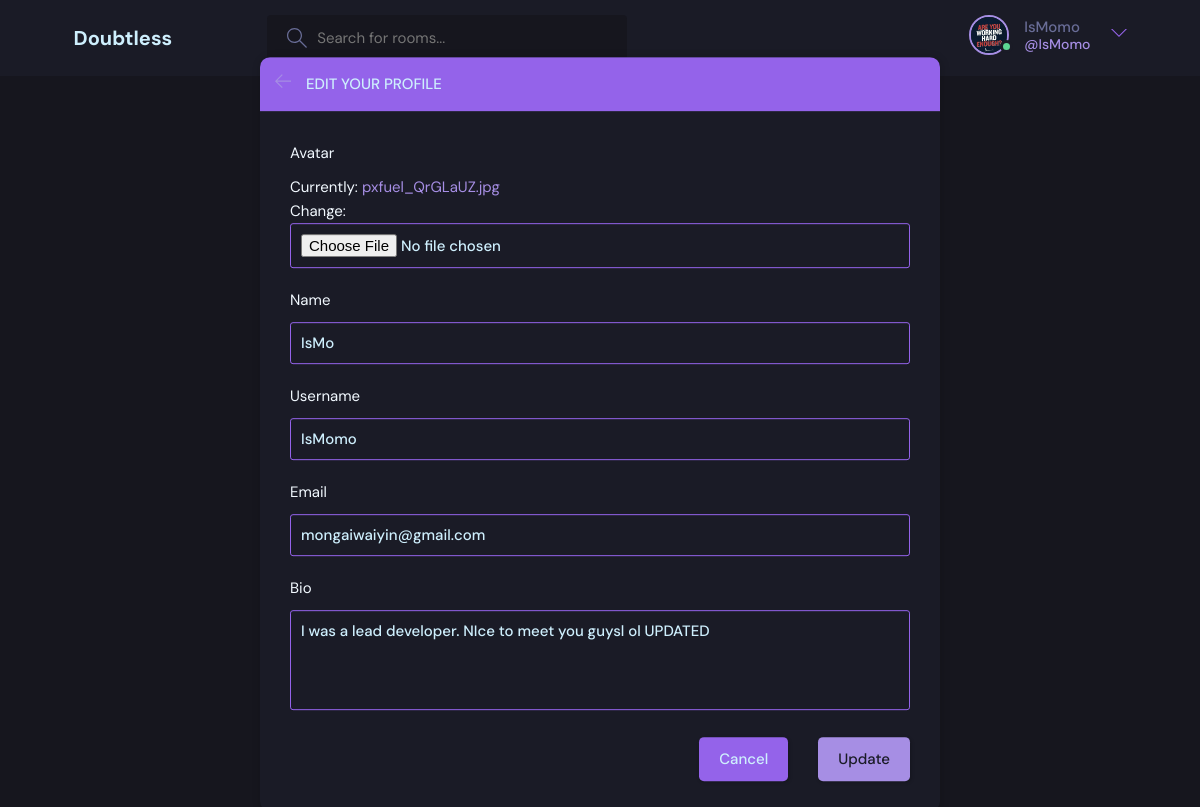
The page /update-user/ (signed in) on the database its author committed.
### base/models.py (models this page shows)
class User(AbstractUser):
    name = models.CharField(max_length=20, null=True)
    email = models.EmailField(unique=True, null=True)
    bio = models.TextField(null=True)
    avatar = models.ImageField(null=True, default="avatar.svg")
    USERNAME_FIELD = 'email'
    REQUIRED_FIELDS = []

### base/views.py (the view)
# urls.py: path('update-user/', views.UpdateUser, name="update-user"),
@login_required(login_url="login")
def UpdateUser(request):
    user = request.user
    form = UserForm(instance=user)
    if request.method == "POST":
        form = UserForm(request.POST, request.FILES, instance=user)
        if form.is_valid():
            form.save()
            return redirect('user-profile', pk=user.id)
    context = {'form':form}
    return render(request, 'update-user.html', context)

### base/forms.py
class UserForm(ModelForm):
    class Meta:
        model = User
        fields = ['avatar', 'name', 'username', 'email', 'bio']

### templates/update-user.html (shortened to what this page needs)
{% extends 'MainTemplate.html' %}
{% block content %}
<main class="update-account layout">
    <div class="container">
        <div class="layout__box">
            <div class="layout__boxHeader">
                <div class="layout__boxTitle">
                    <a href="{{request.META.HTTP_REFERER}}">
                        <svg version="1.1" xmlns="http://www.w3.org/2000/svg" width="32" height="32"
                            viewBox="0 0 32 32">
                            <title>arrow-left</title>
                            <path
                                d="M13.723 2.286l-13.723 13.714 13.719 13.714 1.616-1.611-10.96-10.96h27.625v-2.286h-27.625l10.965-10.965-1.616-1.607z">
                            </path>
                        </svg>
                    </a>
                    <h3>Edit your profile</h3>
                </div>
            </div>
            <div class="layout__body">
                <form class="form" action="" method="POST" enctype="multipart/form-data">
                    {% for field in form %}
                    <div class="form__group">
                        <label for="profile_pic">{{field.label}}</label>
                        {{field}}
                    </div>
                    {% endfor %}
                    <div class="form__action">
                        <a class="btn btn--dark" href="{{request.META.HTTP_REFERER}}">Cancel</a>
                        <button class="btn btn--main" type="submit">Update</button>
                    </div>
                </form>
            </div>
        </div>
    </div>
</main>
{% endblock %}

### templates/navbar.html (shortened to what this page needs)
{% load static %}
<header class="header header--loggedIn">
    <div class="container">
        <a href="{% url 'home' %}" class="header__logo">
        <h1>Doubtless</h1>
        </a>
        <form class="header__search" method="GET" action="{% url 'home' %}">
        <label>
            <input name="q" placeholder="Search for rooms..." />
        </label>
        </form>
        <nav class="header__menu">
        {% if request.user.is_authenticated %}
        <div class="header__user">
            <a href="{% url 'update-user' %}">
            <div class="avatar avatar--medium active">
                <img src="{{request.user.avatar.url}}" />
            </div>
            <p>{{request.user.username}} <span>@{{request.user.username}}</span></p>
            </a>
            <button class="dropdown-button">
            <svg version="1.1" xmlns="http://www.w3.org/2000/svg" width="32" height="32" viewBox="0 0 32 32">
                <title>chevron-down</title>
                <path d="M16 21l-13-13h-3l16 16 16-16h-3l-13 13z"></path>
            </svg>
            </button>
        </div>
        {% else %}
        <a href="{% url 'login' %}">
            <img src="{% static 'images/avatar.svg' %}" />
            <p>Login</p>
        </a>
        {% endif %}
        </nav>
    </div>
</header>

### rows shown on the page
User: user.avatar (picture), user.username "IsMomo", form "IsMo" "IsMomo" "mongaiwaiyin@gmail.com" "I was a lead developer. NIce to meet you guysl ol UPDATED"

### other values the page prints
{{ field.label }} "Avatar" "Name" "Username" "Email" "Bio"
